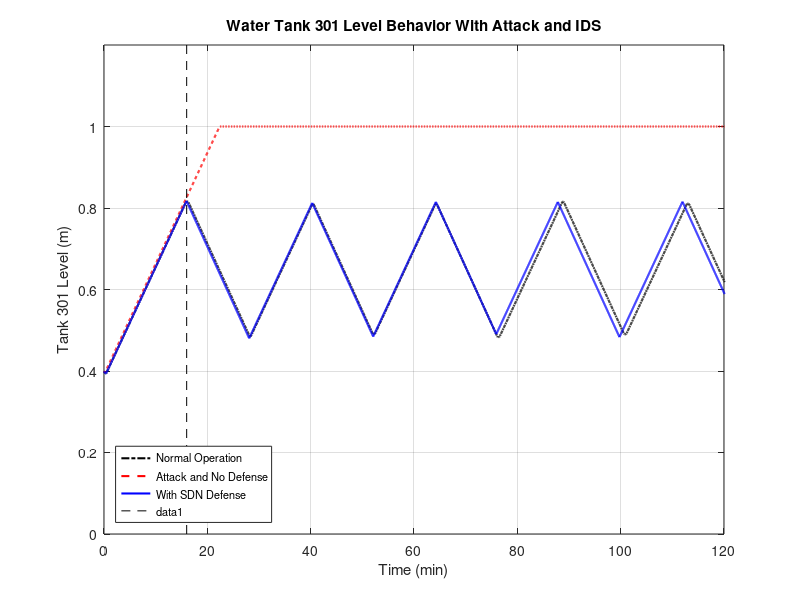

The MATLAB script that drew this image: (Note: this script raises an error after producing the figure.)
close all;
clear all;
clc

formatSpec = '%f';

fileID_3 = fopen('no_attack_plc/plc_no_attack_tank_1.txt','r');
tank_1= fscanf(fileID_3,formatSpec);

fileID_2 = fopen('no_attack_plc/plc_no_attack_tank_2.txt','r');
tank_2= fscanf(fileID_2,formatSpec);

fileID_1 = fopen('no_attack_plc/plc_no_attack_ph.txt','r');
ph = fscanf(fileID_1,formatSpec);

% fileID_4 = fopen('received.txt','r');
% received = fscanf(fileID_4,formatSpec);
% 
% fileID_5 = fopen('estimated.txt','r');
% estimated = fscanf(fileID_5,formatSpec);

fileID_6 = fopen('attack/plc_attack_tank_1.txt','r');
attack_tank_1 = fscanf(fileID_6,formatSpec);
fileID_7 = fopen('attack/plc_attack_tank_2.txt','r');
attack_tank_2 = fscanf(fileID_7,formatSpec);

% 
  for i=1:length(attack_tank_2)
      if (attack_tank_2(i)) > 1.0
          attack_tank_2(i) = 1.0;
      end
  end
% 

fileID_8 = fopen('defense/plc_defense_tank_1.txt','r');
defense_tank_1 = fscanf(fileID_8,formatSpec);

fileID_9 = fopen('defense/plc_defense_tank_2.txt','r');
defense_tank_2= fscanf(fileID_9,formatSpec);

plant_time = ([1:4001]*0.2/360)*60; % Rescaling 10
%defense_time= ([1:8001]*0.39995001249687578105473631592102/360)*15; % Rescaling 5

%ids_time = (([1:2264]*0.113171707/360)*60)*3;

fsz = 6;

%%%%%%%%%%%%%%%%%%%%%%%%% NORMAL OPERATION %%%%%%%%%%%%%%%%%%%%%%%%

% h1=figure(1);
% set(gca, 'FontSize', fsz, 'LineWidth', 2.0 ); 
% 
% subplot(2,1,1)
% plot(plant_time,tank_1)
% axis([0 120 0 1.25])
% grid on;
% 
% xlabel('Time (min)')
% ylabel('Tank 1 Level')
% 
% 
% subplot(2,1,2)
% plot(plant_time,tank_2)
% axis([0 120 0 1.25])
% grid on;
% 
% xlabel('Time (min)');
% ylabel('Tank 2 Level');
% 
% suptitle('Water Tank Level');
% 
% matlab2tikz('tank_levels.tikz', 'showInfo', false, 'parseStrings', false, 'standalone', false, 'height', '\figureheight', 'width', '\figurewidth');


%%%%%%%%%%%%%%%%%%%%%%%%% ATTACK NO DEFENSE %%%%%%%%%%%%%%%%%%%%%%%%

% h3=figure(3)
% set(gca, 'FontSize', fsz, 'LineWidth', 2.0 ); 
% 
% subplot(2,1,1)
% plot(plant_time,attack_tank_1)
% axis([0 120 0 1.25])
% grid on;
% 
% xlabel('Time (min)')
% ylabel('Tank 2 Level')
% 
% 
% subplot(2,1,2)
% plot(plant_time,attack_tank_2)
% axis([0 120 0 1.25])
% grid on;
% 
% xlabel('Time (min)')
% ylabel('Level')
% 
% suptitle('Water Tank 2 Level');
% 
% matlab2tikz('attack_no_defense.tikz', 'showInfo', false, 'parseStrings', false, 'standalone', false, 'height', '\figureheight', 'width', '\figurewidth');


%%%%%%%%%%%%%%%%%%%%%%%%% IDS DEFENSE %%%%%%%%%%%%%%%%%%%%%%%%

h4=figure(4)
set(gca, 'FontSize', fsz, 'LineWidth', 1.5 ); 
%set(h(4),'linewidth',2.0);

%subplot(2,1,1)
%plot(plant_time,tank_1, '-.k', 'linewidth', 1.5);
plot(plant_time,tank_2, '-.k', 'linewidth', 1.5);

hold on;
plot(plant_time,attack_tank_2, '--r', 'linewidth', 1.5);
plot(plant_time,defense_tank_2, '-b', 'linewidth', 1.5)
lg = legend('Normal Operation','Attack and No Defense ', 'With SDN Defense', 'FontSize', 8, 'Location','southwest');

axis([0 120 0 1.2])
grid on;

plot([16 16],[0 1.2], '--k')
axis([0 120 0 1.2])

%annotation('textarrow',[0.55,0.45],[0.37,0.37],'String','Attack');

xlabel('Time (min)')
ylabel('Tank 301 Level (m)')
title('Water Tank 301 Level Behavior With Attack and IDS');

matlab2tikz('defense_plc.tikz', 'showInfo', false, 'parseStrings', false, 'standalone', false, 'height', '\figureheight', 'width', '\figurewidth');
saveas(h4, 'defense_plc.fig')
% h5=figure(5)
% 
% 
% %subplot(2,1,2)
% plot(plant_time,defense_tank_2)
% axis([0 120 0 1.25])
% grid on;
% 
% xlabel('Time (min)')
% ylabel('Tank 2 Level (m)')
% 
% title('Water Tank 2 Level Behavior With Attack and IDS');
% 
% 
% 
% matlab2tikz('defense_2.tikz', 'showInfo', false, 'parseStrings', false, 'standalone', false, 'height', '\figureheight', 'width', '\figurewidth');



%%%%%%%%%%%%%%%%%%%%%%%%% IDS DATA %%%%%%%%%%%%%%%%%%%%%%%%

%  h5=figure(5)
%  set(gca, 'FontSize', fsz, 'LineWidth', 2.0 ); 
%  
% plot(estimated, 'k')
% grid on;
% plot(received, 'r')
% axis([0 120 0 1.25])
% xlabel('Time (min)')
% ylabel('Tank 1 Level')
% 
% xlabel('Time (min)')
% ylabel('Tank 2 Level')
% 
% suptitle('Water Tanks Level Behavior With Attack and IDS');
% 
% matlab2tikz('ids_data.tikz', 'showInfo', false, 'parseStrings', false, 'standalone', false, 'height', '\figureheight', 'width', '\figurewidth');
